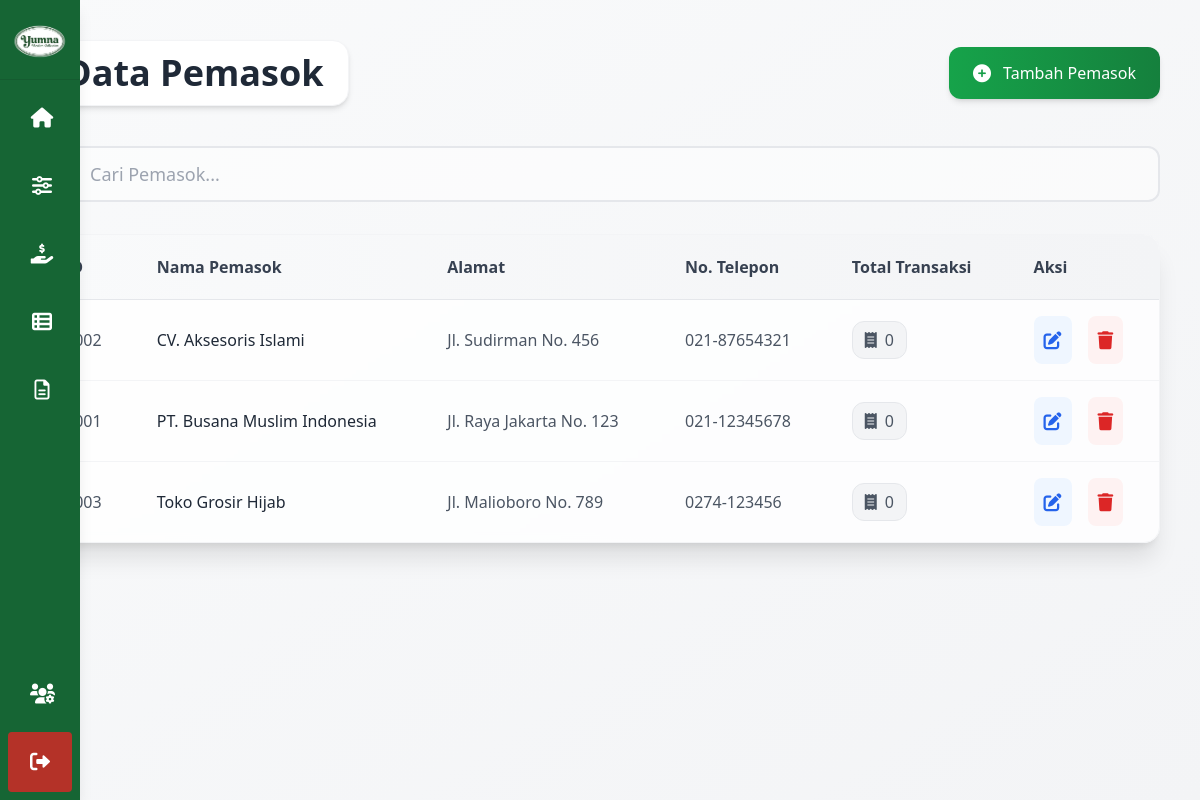
The page /pages/manage_pemasok.php (signed in) on the database its author committed.
### tables this page shows
CREATE TABLE pemasok (
    id_pemasok INT(10) AUTO_INCREMENT PRIMARY KEY,
    nama_pemasok VARCHAR(50) NOT NULL,
    alamat VARCHAR(100) NOT NULL,
    no_telepon VARCHAR(15) NOT NULL
);

### pages/manage_pemasok.php (the view, shortened to what this page needs)
<?php
require_once '../config/koneksi.php';
$stmt = $pdo->query("SELECT * FROM pemasok ORDER BY nama_pemasok");
$pemasoks = $stmt->fetchAll(PDO::FETCH_ASSOC);
$transaksi_pemasok = [];
$stmt_transaksi = $pdo->prepare("SELECT COUNT(*) FROM pembelian WHERE id_pemasok = ?");
foreach ($pemasoks as $pemasok) {
    $stmt_transaksi->execute([$pemasok['id_pemasok']]);
    $transaksi_pemasok[$pemasok['id_pemasok']] = $stmt_transaksi->fetchColumn();
}
?>
<!DOCTYPE html>
<html lang="id">
<head>
    <script src="https://cdn.tailwindcss.com"></script>
    <link rel="stylesheet" href="https://cdnjs.cloudflare.com/ajax/libs/font-awesome/6.0.0-beta3/css/all.min.css">
</head>
<body class="bg-gradient-to-br from-gray-50 to-gray-100 min-h-screen">
    <div class="flex">
        <?php include '../includes/sidebar.php'; ?>
        <main class="flex-1 p-6 sm:p-8 lg:p-10">
            <div class="max-w-7xl mx-auto">
                <header class="flex flex-col sm:flex-row justify-between items-center mb-10 gap-4">
                    <div class="flex items-center gap-4">
                        <h1 class="text-3xl sm:text-4xl font-bold text-gray-800 bg-white py-3 px-6 rounded-2xl shadow-md border border-gray-100">
                            Data Pemasok
                        </h1>
                    </div>
                    <?php if ($user_level === 'admin') : ?>
                        <button onclick="openModal('add')" class="bg-gradient-to-r from-green-600 to-green-700 hover:from-green-700 hover:to-green-800 text-white px-6 py-3 rounded-xl flex items-center gap-3 transition-all duration-300 shadow-md hover:shadow-lg transform hover:-translate-y-0.5">
                            <i class="fas fa-plus-circle text-lg"></i>
                            <span class="font-medium">Tambah Pemasok</span>
                        </button>
                    <?php endif; ?>
                </header>
                <div class="mb-8">
                    <div class="flex flex-col sm:flex-row gap-4">
                        <div class="flex-1">
                            <div class="relative">
                                <input type="text" id="searchInput" placeholder="Cari Pemasok..." class="w-full pl-12 pr-4 py-3 text-lg rounded-xl border-2 border-gray-200 focus:outline-none focus:ring-2 focus:ring-green-500 focus:border-transparent transition-all bg-white/50">
                            </div>
                        </div>
                    </div>
                </div>
                <div class="bg-white/80 backdrop-blur-sm rounded-2xl shadow-xl overflow-hidden border border-gray-100">
                    <div class="overflow-x-auto">
                        <table class="w-full">
                            <thead class="bg-gradient-to-r from-gray-50 to-gray-100 border-b border-gray-200">
                                <tr>
                                    <th class="px-6 py-5 text-left text-base font-semibold text-gray-700">ID</th>
                                    <th class="px-6 py-5 text-left text-base font-semibold text-gray-700">Nama Pemasok</th>
                                    <th class="px-6 py-5 text-left text-base font-semibold text-gray-700">Alamat</th>
                                    <th class="px-6 py-5 text-left text-base font-semibold text-gray-700">No. Telepon</th>
                                    <th class="px-6 py-5 text-left text-base font-semibold text-gray-700">Total Transaksi</th>
                                    <?php if ($user_level === 'admin') : ?>
                                        <th class="px-6 py-5 text-left text-base font-semibold text-gray-700">Aksi</th>
                                    <?php endif; ?>
                                </tr>
                            </thead>
                            <tbody class="divide-y divide-gray-100" id="tableBody">
                                <?php foreach ($pemasoks as $pemasok) : ?>
                                    <tr class="hover:bg-gray-50/50 transition-colors duration-150">
                                        <td class="px-6 py-4 text-base text-gray-600 font-medium"><?= str_pad($pemasok['id_pemasok'], 4, '0', STR_PAD_LEFT) ?></td>
                                        <td class="px-6 py-4 text-gray-800 font-medium text-base"><?= htmlspecialchars($pemasok['nama_pemasok']) ?></td>
                                        <td class="px-6 py-4 text-base text-gray-600"><?= htmlspecialchars($pemasok['alamat']) ?></td>
                                        <td class="px-6 py-4 text-base text-gray-600"><?= htmlspecialchars($pemasok['no_telepon']) ?></td>
                                        <td class="px-6 py-4">
                                            <span class="px-3 py-1.5 text-base rounded-xl inline-flex items-center gap-2 font-medium
                                                <?= $transaksi_pemasok[$pemasok['id_pemasok']] > 0 ? 'bg-blue-50 text-blue-700 border border-blue-200' : 'bg-gray-100 text-gray-600 border border-gray-200' ?>">
                                                <i class="fas fa-receipt"></i>
                                                <?= $transaksi_pemasok[$pemasok['id_pemasok']] ?>
                                            </span>
                                        </td>
                                        <?php if ($user_level === 'admin') : ?>
                                            <td class="px-6 py-4">
                                                <div class="flex gap-4">
                                                    <button onclick='openModal("edit", <?= json_encode($pemasok) ?>)' class="text-blue-600 hover:text-blue-800 bg-blue-50 p-2.5 rounded-lg hover:bg-blue-100 transition-colors">
                                                        <i class="fas fa-edit text-lg"></i>
                                                    </button>
                                                    <form method="POST" class="inline" onsubmit="return confirmDelete()">
                                                        <button type="submit" class="text-red-600 hover:text-red-800 bg-red-50 p-2.5 rounded-lg hover:bg-red-100 transition-colors">
                                                            <i class="fas fa-trash text-lg"></i>
                                                        </button>
                                                    </form>
                                                </div>
                                            </td>
                                        <?php endif; ?>
                                    </tr>
                                <?php endforeach; ?>
                            </tbody>
                        </table>
                    </div>
                </div>
            </div>
        </main>
    </div>
</body>
</html>

### rows shown on the page
pemasok: id_pemasok "0002", nama_pemasok "CV. Aksesoris Islami", alamat "Jl. Sudirman No. 456", no_telepon "021-87654321", id_pemasok "0"
pemasok: id_pemasok "0001", nama_pemasok "PT. Busana Muslim Indonesia", alamat "Jl. Raya Jakarta No. 123", no_telepon "021-12345678", id_pemasok "0"
pemasok: id_pemasok "0003", nama_pemasok "Toko Grosir Hijab", alamat "Jl. Malioboro No. 789", no_telepon "0274-123456", id_pemasok "0"
